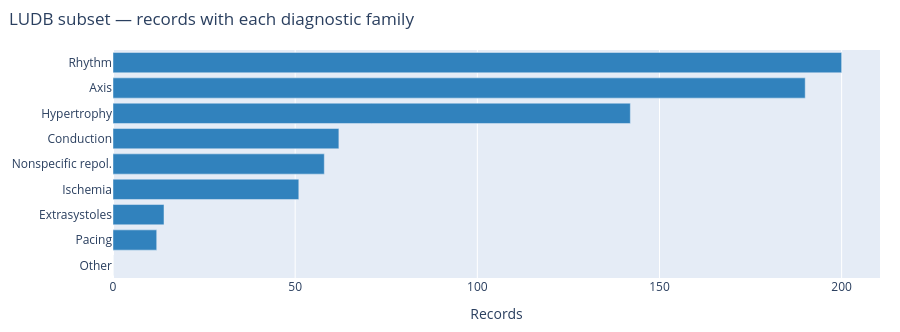
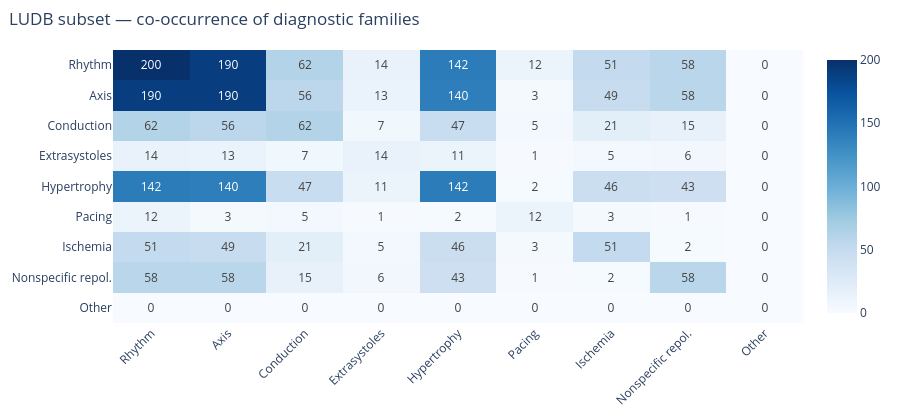
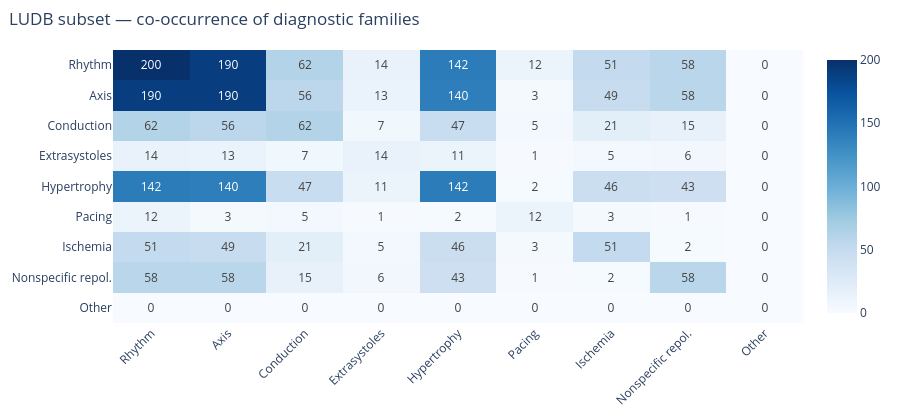

Notebook source saved alongside these figures, in order:
### Code cell
index = C.load_index(PROC_DIR)
fields = [
    ("rhythm", "Rhythm"),
    ("axis", "Axis"),
    ("conduction", "Conduction"),
    ("extrasystoles", "Extrasystoles"),
    ("hypertrophy", "Hypertrophy"),
    ("pacing", "Pacing"),
    ("ischemia", "Ischemia"),
    ("nonspecific_repol", "Nonspecific repol."),
    ("other", "Other"),
]
present = pd.Series(
    {title: int(index[col].fillna("").astype(str).str.strip().ne("").sum()) for col, title in fields}
)
C.plot_category_counts(present, title="LUDB subset — records with each diagnostic family")
binary = pd.DataFrame({
    title: index[col].fillna("").astype(str).str.strip().ne("").astype(int)
    for col, title in fields
})
C.plot_cooccurrence(binary, title="LUDB subset — co-occurrence of diagnostic families")

### Figure 1 — Plotly figure (JSON) as saved in the notebook; plotly's stock layout.template omitted (floating-point values rounded to 4 significant figures)
{"data": [{"hovertemplate": "%{y}: %{x}<extra></extra>", "marker": {"color": "#3182bd"}, "orientation": "h", "type": "bar", "x": [0, 12, 14, 51, 58, 62, 142, 190, 200], "y": ["Other", "Pacing", "Extrasystoles", "Ischemia", "Nonspecific repol.", "Conduction", "Hypertrophy", "Axis", "Rhythm"]}], "layout": {"height": 332, "margin": {"b": 40, "l": 20, "r": 20, "t": 50}, "showlegend": false, "title": {"text": "LUDB subset — records with each diagnostic family", "x": 0.01, "xanchor": "left"}, "xaxis": {"title": {"text": "Records"}}, "yaxis": {"automargin": true}}}

### Figure 2 — Plotly figure (JSON) as saved in the notebook; plotly's stock layout.template omitted (floating-point values rounded to 4 significant figures)
{"data": [{"colorscale": [[0, "rgb(247,251,255)"], [0.125, "rgb(222,235,247)"], [0.25, "rgb(198,219,239)"], [0.375, "rgb(158,202,225)"], [0.5, "rgb(107,174,214)"], [0.625, "rgb(66,146,198)"], [0.75, "rgb(33,113,181)"], [0.875, "rgb(8,81,156)"], [1, "rgb(8,48,107)"]], "hovertemplate": "%{y} ∩ %{x}: %{z}<extra></extra>", "text": [[200, 190, 62, 14, 142, 12, 51, 58, 0], [190, 190, 56, 13, 140, 3, 49, 58, 0], [62, 56, 62, 7, 47, 5, 21, 15, 0], [14, 13, 7, 14, 11, 1, 5, 6, 0], [142, 140, 47, 11, 142, 2, 46, 43, 0], [12, 3, 5, 1, 2, 12, 3, 1, 0], [51, 49, 21, 5, 46, 3, 51, 2, 0], [58, 58, 15, 6, 43, 1, 2, 58, 0], [0, 0, 0, 0, 0, 0, 0, 0, 0]], "texttemplate": "%{text}", "type": "heatmap", "x": ["Rhythm", "Axis", "Conduction", "Extrasystoles", "Hypertrophy", "Pacing", "Ischemia", "Nonspecific repol.", "Other"], "y": ["Rhythm", "Axis", "Conduction", "Extrasystoles", "Hypertrophy", "Pacing", "Ischemia", "Nonspecific repol.", "Other"], "z": [[200, 190, 62, 14, 142, 12, 51, 58, 0], [190, 190, 56, 13, 140, 3, 49, 58, 0], [62, 56, 62, 7, 47, 5, 21, 15, 0], [14, 13, 7, 14, 11, 1, 5, 6, 0], [142, 140, 47, 11, 142, 2, 46, 43, 0], [12, 3, 5, 1, 2, 12, 3, 1, 0], [51, 49, 21, 5, 46, 3, 51, 2, 0], [58, 58, 15, 6, 43, 1, 2, 58, 0], [0, 0, 0, 0, 0, 0, 0, 0, 0]]}], "layout": {"height": 420, "margin": {"b": 80, "l": 20, "r": 20, "t": 50}, "title": {"text": "LUDB subset — co-occurrence of diagnostic families", "x": 0.01, "xanchor": "left"}, "xaxis": {"tickangle": -45}, "yaxis": {"autorange": "reversed"}}}

### Figure 3 — Plotly figure (JSON) as saved in the notebook; plotly's stock layout.template omitted (floating-point values rounded to 4 significant figures)
{"data": [{"colorscale": [[0, "rgb(247,251,255)"], [0.125, "rgb(222,235,247)"], [0.25, "rgb(198,219,239)"], [0.375, "rgb(158,202,225)"], [0.5, "rgb(107,174,214)"], [0.625, "rgb(66,146,198)"], [0.75, "rgb(33,113,181)"], [0.875, "rgb(8,81,156)"], [1, "rgb(8,48,107)"]], "hovertemplate": "%{y} ∩ %{x}: %{z}<extra></extra>", "text": [[200, 190, 62, 14, 142, 12, 51, 58, 0], [190, 190, 56, 13, 140, 3, 49, 58, 0], [62, 56, 62, 7, 47, 5, 21, 15, 0], [14, 13, 7, 14, 11, 1, 5, 6, 0], [142, 140, 47, 11, 142, 2, 46, 43, 0], [12, 3, 5, 1, 2, 12, 3, 1, 0], [51, 49, 21, 5, 46, 3, 51, 2, 0], [58, 58, 15, 6, 43, 1, 2, 58, 0], [0, 0, 0, 0, 0, 0, 0, 0, 0]], "texttemplate": "%{text}", "type": "heatmap", "x": ["Rhythm", "Axis", "Conduction", "Extrasystoles", "Hypertrophy", "Pacing", "Ischemia", "Nonspecific repol.", "Other"], "y": ["Rhythm", "Axis", "Conduction", "Extrasystoles", "Hypertrophy", "Pacing", "Ischemia", "Nonspecific repol.", "Other"], "z": [[200, 190, 62, 14, 142, 12, 51, 58, 0], [190, 190, 56, 13, 140, 3, 49, 58, 0], [62, 56, 62, 7, 47, 5, 21, 15, 0], [14, 13, 7, 14, 11, 1, 5, 6, 0], [142, 140, 47, 11, 142, 2, 46, 43, 0], [12, 3, 5, 1, 2, 12, 3, 1, 0], [51, 49, 21, 5, 46, 3, 51, 2, 0], [58, 58, 15, 6, 43, 1, 2, 58, 0], [0, 0, 0, 0, 0, 0, 0, 0, 0]]}], "layout": {"height": 420, "margin": {"b": 80, "l": 20, "r": 20, "t": 50}, "title": {"text": "LUDB subset — co-occurrence of diagnostic families", "x": 0.01, "xanchor": "left"}, "xaxis": {"tickangle": -45}, "yaxis": {"autorange": "reversed"}}}
